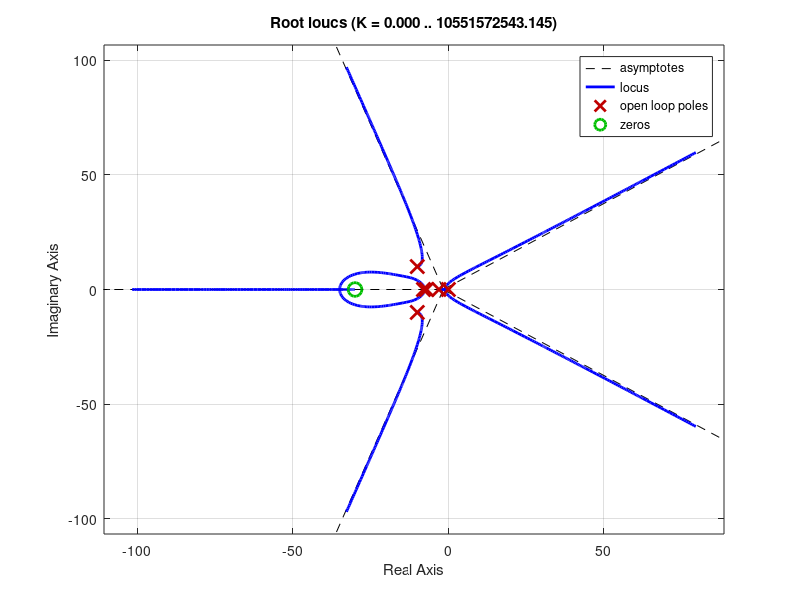

MATLAB code to generate this figure: (Note: this script raises an error after producing the figure.)
clear all
close all
clc
numg=1;
deng=poly([0 -3 -7 -8]);
numh=[1 30];
denh=[1 20 200];
G=tf(numg,deng)
Gzpk=zpk(G)
H=tf(numh,denh)
rlocus(G*H)
pause
K=0:10:1e4;
rlocus(G*H,K)
sgrid(0.707,0)
axis([-2,2,-5,5]);
pause
for i=1:1:3;
[K,P]=rlocfind(G*H)
end
T=feedback(K*G,H)
step(T)
